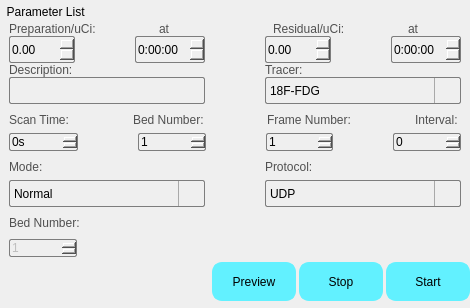
      <widget class="QGroupBox" name="groupBox">
       <property name="styleSheet">
        <string notr="true">border: 0px solid rgb(125, 125, 125);
border-bottom: 2px solid rgb(239,239,239);
border-radius: 0px;</string>
       </property>
       <property name="title">
        <string/>
       </property>
       <layout class="QVBoxLayout" name="verticalLayout_4">
        <property name="leftMargin">
         <number>0</number>
        </property>
        <property name="topMargin">
         <number>0</number>
        </property>
        <property name="rightMargin">
         <number>0</number>
        </property>
        <property name="bottomMargin">
         <number>0</number>
        </property>
        <item>
         <layout class="QVBoxLayout" name="verticalLayout_3" stretch="0,0,0">
          <property name="spacing">
           <number>3</number>
          </property>
          <property name="leftMargin">
           <number>0</number>
          </property>
          <property name="topMargin">
           <number>5</number>
          </property>
          <property name="rightMargin">
           <number>0</number>
          </property>
          <property name="bottomMargin">
           <number>5</number>
          </property>
          <item>
           <widget class="QLabel" name="label_19">
            <property name="sizePolicy">
             <sizepolicy hsizetype="Preferred" vsizetype="Fixed">
              <horstretch>0</horstretch>
              <verstretch>0</verstretch>
             </sizepolicy>
            </property>
            <property name="styleSheet">
             <string notr="true">color: rgb(0, 0, 0);
font: 16px &quot;微软雅黑&quot;;
border-bottom: 0px;</string>
            </property>
            <property name="text">
             <string>  Parameter List</string>
            </property>
           </widget>
          </item>
          <item>
           <widget class="QGroupBox" name="groupBox_11">
            <property name="styleSheet">
             <string notr="true">border-bottom: 0px;</string>
            </property>
            <property name="title">
             <string/>
            </property>
            <layout class="QVBoxLayout" name="verticalLayout_11" stretch="2,1,2">
             <property name="spacing">
              <number>0</number>
             </property>
             <property name="leftMargin">
              <number>0</number>
             </property>
             <property name="topMargin">
              <number>0</number>
             </property>
             <property name="rightMargin">
              <number>0</number>
             </property>
             <property name="bottomMargin">
              <number>0</number>
             </property>
             <item>
              <widget class="QGroupBox" name="groupBox_14">
               <property name="styleSheet">
                <string notr="true">border-bottom: 2px solid rgb(239, 239, 239); </string>
               </property>
               <property name="title">
                <string/>
               </property>
               <layout class="QVBoxLayout" name="verticalLayout_12">
                <property name="spacing">
                 <number>0</number>
                </property>
                <property name="topMargin">
                 <number>0</number>
                </property>
                <property name="bottomMargin">
                 <number>9</number>
                </property>
                <item>
                 <layout class="QHBoxLayout" name="horizontalLayout_12">
                  <property name="spacing">
                   <number>60</number>
                  </property>
                  <item>
                   <widget class="QLabel" name="label_4">
                    <property name="styleSheet">
                     <string notr="true">color: rgb(80, 80, 80);
font: 16px &quot;微软雅黑&quot;;
border: 0px solid rgb(125, 125, 125);
</string>
                    </property>
                    <property name="text">
                     <string>Preparation/uCi: </string>
                    </property>
                   </widget>
                  </item>
                  <item>
                   <widget class="QLabel" name="label_5">
                    <property name="styleSheet">
                     <string notr="true">color: rgb(80, 80, 80);
font: 16px &quot;微软雅黑&quot;;
border: 0px solid rgb(125, 125, 125);
</string>
                    </property>
                    <property name="text">
                     <string>at</string>
                    </property>
                   </widget>
                  </item>
                  <item>
                   <widget class="QLabel" name="label_6">
                    <property name="styleSheet">
                     <string notr="true">color: rgb(80, 80, 80);
font: 16px &quot;微软雅黑&quot;;
border: 0px solid rgb(125, 125, 125);
</string>
                    </property>
                    <property name="text">
                     <string>Residual/uCi: </string>
                    </property>
                   </widget>
                  </item>
                  <item>
                   <widget class="QLabel" name="label_7">
                    <property name="styleSheet">
                     <string notr="true">color: rgb(80, 80, 80);
font: 16px &quot;微软雅黑&quot;;
border: 0px solid rgb(125, 125, 125);
</string>
                    </property>
                    <property name="text">
                     <string>at</string>
                    </property>
                   </widget>
                  </item>
                 </layout>
                </item>
                <item>
                 <layout class="QHBoxLayout" name="horizontalLayout_16">
                  <property name="spacing">
                   <number>60</number>
                  </property>
                  <item>
                   <widget class="QDoubleSpinBox" name="doubleSpinBox_preparation">
                    <property name="styleSheet">
                     <string notr="true">background-color: rgb(239,239,239);
color: rgb(0, 0, 0);
font: 16px &quot;微软雅黑&quot;;
height: 25px;
border: 1px solid rgb(125, 125, 125);
border-radius: 2px;</string>
                    </property>
                    <property name="decimals">
                     <number>2</number>
                    </property>
                   </widget>
                  </item>
                  <item>
                   <widget class="QTimeEdit" name="timeEdit_preparationAt">
                    <property name="styleSheet">
                     <string notr="true">background-color: rgb(239,239,239);
color: rgb(0, 0, 0);
font: 16px &quot;微软雅黑&quot;;
height: 25px;
border: 1px solid rgb(125, 125, 125);
border-radius: 2px;</string>
                    </property>
                    <property name="currentSection">
                     <enum>QDateTimeEdit::HourSection</enum>
                    </property>
                    <property name="displayFormat">
                     <string>H:mm:ss</string>
                    </property>
                   </widget>
                  </item>
                  <item>
                   <widget class="QDoubleSpinBox" name="doubleSpinBox_residual">
                    <property name="styleSheet">
                     <string notr="true">background-color: rgb(239,239,239);
color: rgb(0, 0, 0);
font: 16px &quot;微软雅黑&quot;;
height: 25px;
border: 1px solid rgb(125, 125, 125);
border-radius: 2px;</string>
                    </property>
                    <property name="decimals">
                     <number>2</number>
                    </property>
                   </widget>
                  </item>
                  <item>
                   <widget class="QTimeEdit" name="timeEdit_residualAt">
                    <property name="styleSheet">
                     <string notr="true">background-color: rgb(239,239,239);
color: rgb(0, 0, 0);
font: 16px &quot;微软雅黑&quot;;
height: 25px;
border: 1px solid rgb(125, 125, 125);
border-radius: 2px;</string>
                    </property>
                    <property name="currentSection">
                     <enum>QDateTimeEdit::HourSection</enum>
                    </property>
                    <property name="displayFormat">
                     <string>H:mm:ss</string>
                    </property>
                   </widget>
                  </item>
                 </layout>
                </item>
                <item>
                 <layout class="QHBoxLayout" name="horizontalLayout_17">
                  <property name="spacing">
                   <number>60</number>
                  </property>
                  <item>
                   <widget class="QLabel" name="label_8">
                    <property name="styleSheet">
                     <string notr="true">color: rgb(80, 80, 80);
font: 16px &quot;微软雅黑&quot;;
border: 0px solid rgb(125, 125, 125);
</string>
                    </property>
                    <property name="text">
                     <string>Description: </string>
                    </property>
                   </widget>
                  </item>
                  <item>
                   <widget class="QLabel" name="label_9">
                    <property name="styleSheet">
                     <string notr="true">color: rgb(80, 80, 80);
font: 16px &quot;微软雅黑&quot;;
border: 0px solid rgb(125, 125, 125);
</string>
                    </property>
                    <property name="text">
                     <string>Tracer: </string>
                    </property>
                   </widget>
                  </item>
                 </layout>
                </item>
                <item>
                 <layout class="QHBoxLayout" name="horizontalLayout_18" stretch="0,0">
                  <property name="spacing">
                   <number>60</number>
                  </property>
                  <item>
                   <widget class="QLineEdit" name="lineEdit_description">
                    <property name="styleSheet">
                     <string notr="true">background-color: rgb(239,239,239);
color: rgb(0, 0, 0);
font: 16px &quot;微软雅黑&quot;;
height: 25px;
border: 1px solid rgb(125, 125, 125);
border-radius: 2px;</string>
                    </property>
                    <property name="text">
                     <string/>
                    </property>
                   </widget>
                  </item>
                  <item>
                   <layout class="QHBoxLayout" name="horizontalLayout_6" stretch="4">
                    <property name="spacing">
                     <number>0</number>
                    </property>
                    <item>
                     <widget class="QComboBox" name="comboBox_tracer">
                      <property name="styleSheet">
                       <string notr="true">QComboBox{
background-color: rgb(239,239,239);
color: rgb(0, 0, 0);
font: 16px &quot;微软雅黑&quot;;
height: 25px;
width: 60px;
border: 1px solid rgb(125, 125, 125);
border-radius: 2px;

}
QComboBox::drop-down {
 	subcontrol-origin:paddind;  
     subcontrol-position: top right;
     width: 25px;
 
     border-left-width: 1px;
     border-left-color: darkgray;
     border-left-style: solid; /* just a single line */
     border-top-right-radius: 3px; /* same radius as the QComboBox */
     border-bottom-right-radius: 3px;
 }
QComboBox:!editable, QComboBox::drop-down:editable {
	background-color: rgb(239,239,239);
        font: 16px &quot;微软雅黑&quot;;
	 color:black;
 }
QComboBox::down-arrow {  
	image: url(:/blackPull);
	height:20px;
	width:25px;
}
QComboBox QAbstractItemView {
	background-color: rgb(239,239,239);
        font: 16px &quot;微软雅黑&quot;;
     border: 1px solid darkgray;
     selection-background-color: lightgray;
	 selection-color:rgb(100, 100, 100);
 }</string>
                      </property>
                      <property name="iconSize">
                       <size>
                        <width>1</width>
                        <height>1</height>
                       </size>
                      </property>
                      <item>
                       <property name="text">
                        <string>18F-FDG</string>
                       </property>
                      </item>
                      <item>
                       <property name="text">
                        <string>18F-FLT</string>
                       </property>
                      </item>
                      <item>
                       <property name="text">
                        <string>18F-NaF</string>
                       </property>
                      </item>
                      <item>
                       <property name="text">
                        <string>11C-FMZ</string>
                       </property>
                      </item>
                     </widget>
                    </item>
                   </layout>
                  </item>
                 </layout>
                </item>
               </layout>
              </widget>
             </item>
             <item>
              <widget class="QGroupBox" name="groupBox_13">
               <property name="styleSheet">
                <string notr="true">border-bottom: 2px solid rgb(239, 239, 239);</string>
               </property>
               <property name="title">
                <string/>
               </property>
               <layout class="QVBoxLayout" name="verticalLayout_6">
                <property name="topMargin">
                 <number>0</number>
                </property>
                <property name="bottomMargin">
                 <number>9</number>
                </property>
                <item>
                 <layout class="QHBoxLayout" name="horizontalLayout_20">
                  <property name="spacing">
                   <number>60</number>
                  </property>
                  <item>
                   <widget class="QLabel" name="label_12">
                    <property name="styleSheet">
                     <string notr="true">color: rgb(80, 80, 80);
font: 16px &quot;微软雅黑&quot;;
border: 0px solid rgb(125, 125, 125);
</string>
                    </property>
                    <property name="text">
                     <string>Scan Time: </string>
                    </property>
                   </widget>
                  </item>
                  <item>
                   <widget class="QLabel" name="label_13">
                    <property name="styleSheet">
                     <string notr="true">color: rgb(80, 80, 80);
font: 16px &quot;微软雅黑&quot;;
border: 0px solid rgb(125, 125, 125);
</string>
                    </property>
                    <property name="text">
                     <string>Bed Number: </string>
                    </property>
                   </widget>
                  </item>
                  <item>
                   <widget class="QLabel" name="label_14">
                    <property name="styleSheet">
                     <string notr="true">color: rgb(80, 80, 80);
font: 16px &quot;微软雅黑&quot;;
border: 0px solid rgb(125, 125, 125);
</string>
                    </property>
                    <property name="text">
                     <string>Frame Number: </string>
                    </property>
                   </widget>
                  </item>
                  <item>
                   <widget class="QLabel" name="label_15">
                    <property name="styleSheet">
                     <string notr="true">color: rgb(80, 80, 80);
font: 16px &quot;微软雅黑&quot;;
border: 0px solid rgb(125, 125, 125);
</string>
                    </property>
                    <property name="text">
                     <string>Interval: </string>
                    </property>
                   </widget>
                  </item>
                 </layout>
                </item>
                <item>
                 <layout class="QHBoxLayout" name="horizontalLayout_21">
                  <property name="spacing">
                   <number>60</number>
                  </property>
                  <item>
                   <widget class="QSpinBox" name="spinBox_scanTime">
                    <property name="styleSheet">
                     <string notr="true">background-color: rgb(239,239,239);
font: 16px &quot;微软雅黑&quot;;
border: 1px solid rgb(125, 125, 125);
border-radius: 2px;</string>
                    </property>
                    <property name="suffix">
                     <string>s</string>
                    </property>
                    <property name="maximum">
                     <number>999999</number>
                    </property>
                    <property name="value">
                     <number>0</number>
                    </property>
                   </widget>
                  </item>
                  <item>
                   <widget class="QSpinBox" name="spinBox_bedNumber">
                    <property name="enabled">
                     <bool>true</bool>
                    </property>
                    <property name="sizePolicy">
                     <sizepolicy hsizetype="Preferred" vsizetype="Fixed">
                      <horstretch>0</horstretch>
                      <verstretch>0</verstretch>
                     </sizepolicy>
                    </property>
                    <property name="styleSheet">
                     <string notr="true">background-color: rgb(239,239,239);
font: 16px &quot;微软雅黑&quot;;
border: 1px solid rgb(125, 125, 125);
border-radius: 2px;</string>
                    </property>
                    <property name="maximum">
                     <number>99999</number>
                    </property>
                    <property name="value">
                     <number>1</number>
                    </property>
                   </widget>
                  </item>
                  <item>
                   <widget class="QSpinBox" name="spinBox_frameNumber">
                    <property name="enabled">
                     <bool>true</bool>
                    </property>
                    <property name="styleSheet">
                     <string notr="true">background-color: rgb(239,239,239);
font: 16px &quot;微软雅黑&quot;;
border: 1px solid rgb(125, 125, 125);
border-radius: 2px;</string>
                    </property>
                    <property name="maximum">
                     <number>999</number>
                    </property>
                    <property name="value">
                     <number>1</number>
                    </property>
                   </widget>
                  </item>
                  <item>
                   <widget class="QSpinBox" name="spinBox_interval">
                    <property name="styleSheet">
                     <string notr="true">background-color: rgb(239,239,239);
font: 16px &quot;微软雅黑&quot;;
border: 1px solid rgb(125, 125, 125);
border-radius: 2px;</string>
                    </property>
                    <property name="maximum">
                     <number>99999</number>
                    </property>
                   </widget>
                  </item>
                 </layout>
                </item>
               </layout>
              </widget>
             </item>
             <item>
              <widget class="QGroupBox" name="groupBox_12">
               <property name="styleSheet">
                <string notr="true">border-bottom: 0px solid rgb(239, 239, 239);</string>
               </property>
               <property name="title">
                <string/>
               </property>
               <layout class="QVBoxLayout" name="verticalLayout_13">
                <property name="topMargin">
                 <number>0</number>
                </property>
                <property name="bottomMargin">
                 <number>0</number>
                </property>
                <item>
                 <layout class="QHBoxLayout" name="horizontalLayout_22">
                  <property name="spacing">
                   <number>60</number>
                  </property>
                  <item>
                   <widget class="QLabel" name="label_16">
                    <property name="styleSheet">
                     <string notr="true">color: rgb(80, 80, 80);
font: 16px &quot;微软雅黑&quot;;
border: 0px solid rgb(125, 125, 125);
</string>
                    </property>
                    <property name="text">
                     <string>Mode: </string>
                    </property>
                   </widget>
                  </item>
                  <item>
                   <widget class="QLabel" name="label_17">
                    <property name="styleSheet">
                     <string notr="true">color: rgb(80, 80, 80);
font: 16px &quot;微软雅黑&quot;;
border: 0px solid rgb(125, 125, 125);
</string>
                    </property>
                    <property name="text">
                     <string>Protocol: </string>
                    </property>
                   </widget>
                  </item>
                 </layout>
                </item>
                <item>
                 <layout class="QHBoxLayout" name="horizontalLayout_23">
                  <property name="spacing">
                   <number>60</number>
                  </property>
                  <item>
                   <widget class="QComboBox" name="comboBox_mode">
                    <property name="styleSheet">
                     <string notr="true">QComboBox{
background-color: rgb(239,239,239);
color: rgb(0, 0, 0);
font: 16px &quot;微软雅黑&quot;;
height: 25px;
width: 60px;
border: 1px solid rgb(125, 125, 125);
border-radius: 2px;

}
QComboBox::drop-down {
 	subcontrol-origin:paddind;  
     subcontrol-position: top right;
     width: 25px;
 
     border-left-width: 1px;
     border-left-color: darkgray;
     border-left-style: solid; /* just a single line */
     border-top-right-radius: 3px; /* same radius as the QComboBox */
     border-bottom-right-radius: 3px;
 }
QComboBox:!editable, QComboBox::drop-down:editable {
	background-color: rgb(239,239,239);
        font: 16px &quot;微软雅黑&quot;;
	 color:black;
 }
QComboBox::down-arrow {  
	image: url(:/blackPull);
	height:20px;
	width:25px;
}
QComboBox QAbstractItemView {
	background-color: rgb(239,239,239);
        font: 16px &quot;微软雅黑&quot;;
     border: 1px solid darkgray;
     selection-background-color: lightgray;
	 selection-color:rgb(100, 100, 100);
 }</string>
                    </property>
                    <property name="iconSize">
                     <size>
                      <width>1</width>
                      <height>1</height>
                     </size>
                    </property>
                    <item>
                     <property name="text">
                      <string>Normal</string>
                     </property>
                    </item>
                   </widget>
                  </item>
                  <item>
                   <widget class="QComboBox" name="comboBox_protocol">
                    <property name="styleSheet">
                     <string notr="true">QComboBox{
background-color: rgb(239,239,239);
color: rgb(0, 0, 0);
font: 16px &quot;微软雅黑&quot;;
height: 25px;
width: 60px;
border: 1px solid rgb(125, 125, 125);
border-radius: 2px;

}
QComboBox::drop-down {
 	subcontrol-origin:paddind;  
     subcontrol-position: top right;
     width: 25px;
 
     border-left-width: 1px;
     border-left-color: darkgray;
     border-left-style: solid; /* just a single line */
     border-top-right-radius: 3px; /* same radius as the QComboBox */
     border-bottom-right-radius: 3px;
 }
QComboBox:!editable, QComboBox::drop-down:editable {
	background-color: rgb(239,239,239);
        font: 16px &quot;微软雅黑&quot;;
	 color:black;
 }
QComboBox::down-arrow {  
	image: url(:/blackPull);
	height:20px;
	width:25px;
}
QComboBox QAbstractItemView {
	background-color: rgb(239,239,239);
        font: 16px &quot;微软雅黑&quot;;
     border: 1px solid darkgray;
     selection-background-color: lightgray;
	 selection-color:rgb(100, 100, 100);
 }</string>
                    </property>
                    <property name="iconSize">
                     <size>
                      <width>1</width>
                      <height>1</height>
                     </size>
                    </property>
                    <item>
                     <property name="text">
                      <string>UDP</string>
                     </property>
                    </item>
                   </widget>
                  </item>
                 </layout>
                </item>
                <item>
                 <layout class="QHBoxLayout" name="horizontalLayout_24" stretch="1,1,1,1">
                  <property name="spacing">
                   <number>60</number>
                  </property>
                  <item>
                   <widget class="QLabel" name="label_18">
                    <property name="styleSheet">
                     <string notr="true">color: rgb(80, 80, 80);
font: 16px &quot;微软雅黑&quot;;
border: 0px solid rgb(125, 125, 125);
</string>
                    </property>
                    <property name="text">
                     <string>Bed Number: </string>
                    </property>
                   </widget>
                  </item>
                  <item>
                   <spacer name="horizontalSpacer_6">
                    <property name="orientation">
                     <enum>Qt::Horizontal</enum>
                    </property>
                    <property name="sizeHint" stdset="0">
                     <size>
                      <width>40</width>
                      <height>20</height>
                     </size>
                    </property>
                   </spacer>
                  </item>
                  <item>
                   <spacer name="horizontalSpacer_5">
                    <property name="orientation">
                     <enum>Qt::Horizontal</enum>
                    </property>
                    <property name="sizeHint" stdset="0">
                     <size>
                      <width>40</width>
                      <height>20</height>
                     </size>
                    </property>
                   </spacer>
                  </item>
                  <item>
                   <spacer name="horizontalSpacer_3">
                    <property name="orientation">
                     <enum>Qt::Horizontal</enum>
                    </property>
                    <property name="sizeHint" stdset="0">
                     <size>
                      <width>40</width>
                      <height>20</height>
                     </size>
                    </property>
                   </spacer>
                  </item>
                 </layout>
                </item>
                <item>
                 <layout class="QHBoxLayout" name="horizontalLayout_5" stretch="1,1,1,1">
                  <property name="spacing">
                   <number>60</number>
                  </property>
                  <item>
                   <widget class="QSpinBox" name="spinBox">
                    <property name="enabled">
                     <bool>false</bool>
                    </property>
                    <property name="sizePolicy">
                     <sizepolicy hsizetype="Preferred" vsizetype="Fixed">
                      <horstretch>0</horstretch>
                      <verstretch>0</verstretch>
                     </sizepolicy>
                    </property>
                    <property name="styleSheet">
                     <string notr="true">background-color: rgb(239,239,239);
font: 16px &quot;微软雅黑&quot;;
border: 1px solid rgb(125, 125, 125);
border-radius: 2px;</string>
                    </property>
                    <property name="value">
                     <number>1</number>
                    </property>
                   </widget>
                  </item>
                  <item>
                   <widget class="QLabel" name="label_2">
                    <property name="text">
                     <string/>
                    </property>
                   </widget>
                  </item>
                  <item>
                   <widget class="QLabel" name="label_24">
                    <property name="text">
                     <string/>
                    </property>
                   </widget>
                  </item>
                  <item>
                   <widget class="QLabel" name="label_25">
                    <property name="text">
                     <string/>
                    </property>
                   </widget>
                  </item>
                 </layout>
                </item>
               </layout>
              </widget>
             </item>
            </layout>
           </widget>
          </item>
          <item>
           <layout class="QHBoxLayout" name="horizontalLayout_9">
            <item>
             <spacer name="horizontalSpacer_15">
              <property name="orientation">
               <enum>Qt::Horizontal</enum>
              </property>
              <property name="sizeHint" stdset="0">
               <size>
                <width>40</width>
                <height>20</height>
               </size>
              </property>
             </spacer>
            </item>
            <item>
             <widget class="QPushButton" name="pushButton_preview">
              <property name="styleSheet">
               <string notr="true">font: 16px &quot;微软雅黑&quot;;
height: 35px;
background-color: rgb(98,241,255);
width: 80px;
border: 2px solid rgb(98,241,255);
border-radius: 10px;</string>
              </property>
              <property name="text">
               <string>Preview</string>
              </property>
             </widget>
            </item>
            <item>
             <widget class="QPushButton" name="pushButton_stop">
              <property name="styleSheet">
               <string notr="true">font: 16px &quot;微软雅黑&quot;;
height: 35px;
background-color: rgb(98,241,255);
width: 80px;
border: 2px solid rgb(98,241,255);
border-radius: 10px;</string>
              </property>
              <property name="text">
               <string>Stop</string>
              </property>
             </widget>
            </item>
            <item>
             <widget class="QPushButton" name="pushButton_start">
              <property name="styleSheet">
               <string notr="true">height: 35px;
font: 16px &quot;微软雅黑&quot;;
background-color: rgb(98,241,255);
width: 80px;
border: 2px solid rgb(98,241,255);
border-radius: 10px;</string>
              </property>
              <property name="text">
               <string>Start</string>
              </property>
             </widget>
            </item>
           </layout>
          </item>
         </layout>
        </item>
       </layout>
      </widget>
